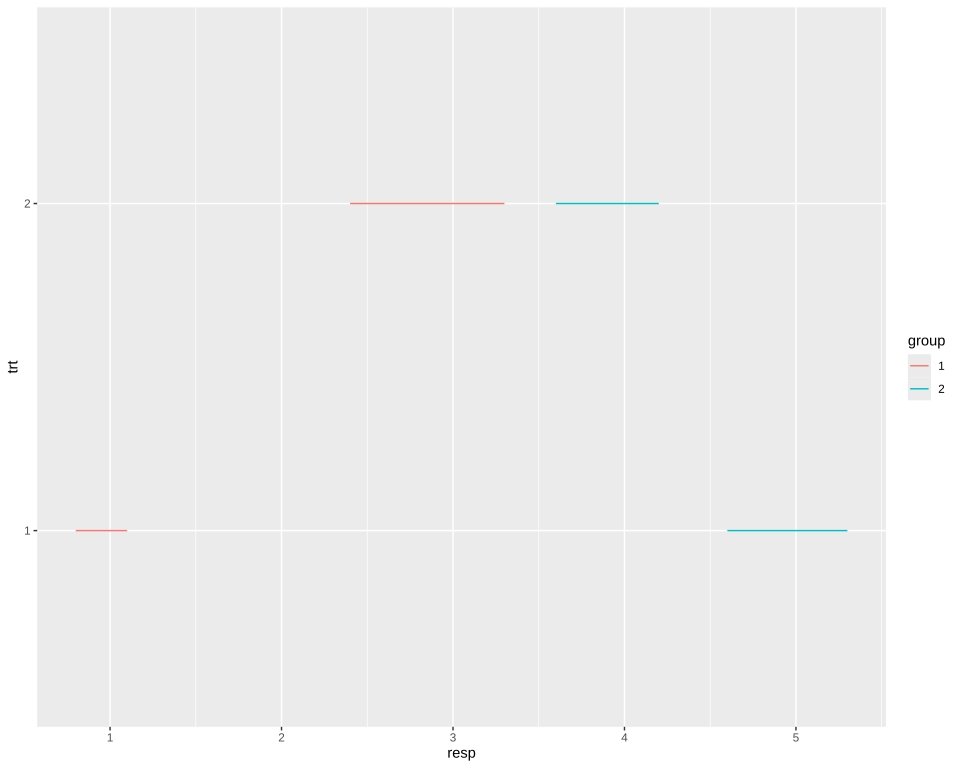

Reproduce this figure in R.
# The plot test/golden/linerange_flipped.svg draws, drawn by ggplot2 itself, as ggplot2's own visual tests
# draw their snapshots: the independent check on that golden whenever it changes. The suite never
# runs this; it needs R, ggplot2 and vdiffr, saved as the Docker image giggly-r:ggplot2-4.0.3. From
# the repository's root:
#
#   docker run --rm -v "$PWD/test/golden":/golden:ro giggly-r:ggplot2-4.0.3 \
#     Rscript /golden/linerange_flipped.R > linerange_flipped.ggplot2.svg
#
# and compare the two drawings element by element, as test/golden/point.R does.
#
# The reference page's line ranges turned by mapping xmin and xmax, so they run across the panel
# and their keys across the key.
# First checked with ggplot2 4.0.3 and vdiffr 1.0.9: every element and clip path matches, the x
# axis drawn before the y as in test/golden/point.R.

library(ggplot2)

df <- data.frame(
  trt = factor(c(1, 1, 2, 2)),
  resp = c(1, 5, 3, 4),
  group = factor(c(1, 2, 1, 2)),
  upper = c(1.1, 5.3, 3.3, 4.2),
  lower = c(0.8, 4.6, 2.4, 3.6)
)

plot <- ggplot(df, aes(resp, trt, colour = group)) +
  geom_linerange(aes(xmin = lower, xmax = upper)) +
  theme_gray()

file <- tempfile(fileext = ".svg")
vdiffr::write_svg(plot, file)
cat(readLines(file), sep = "\n")
